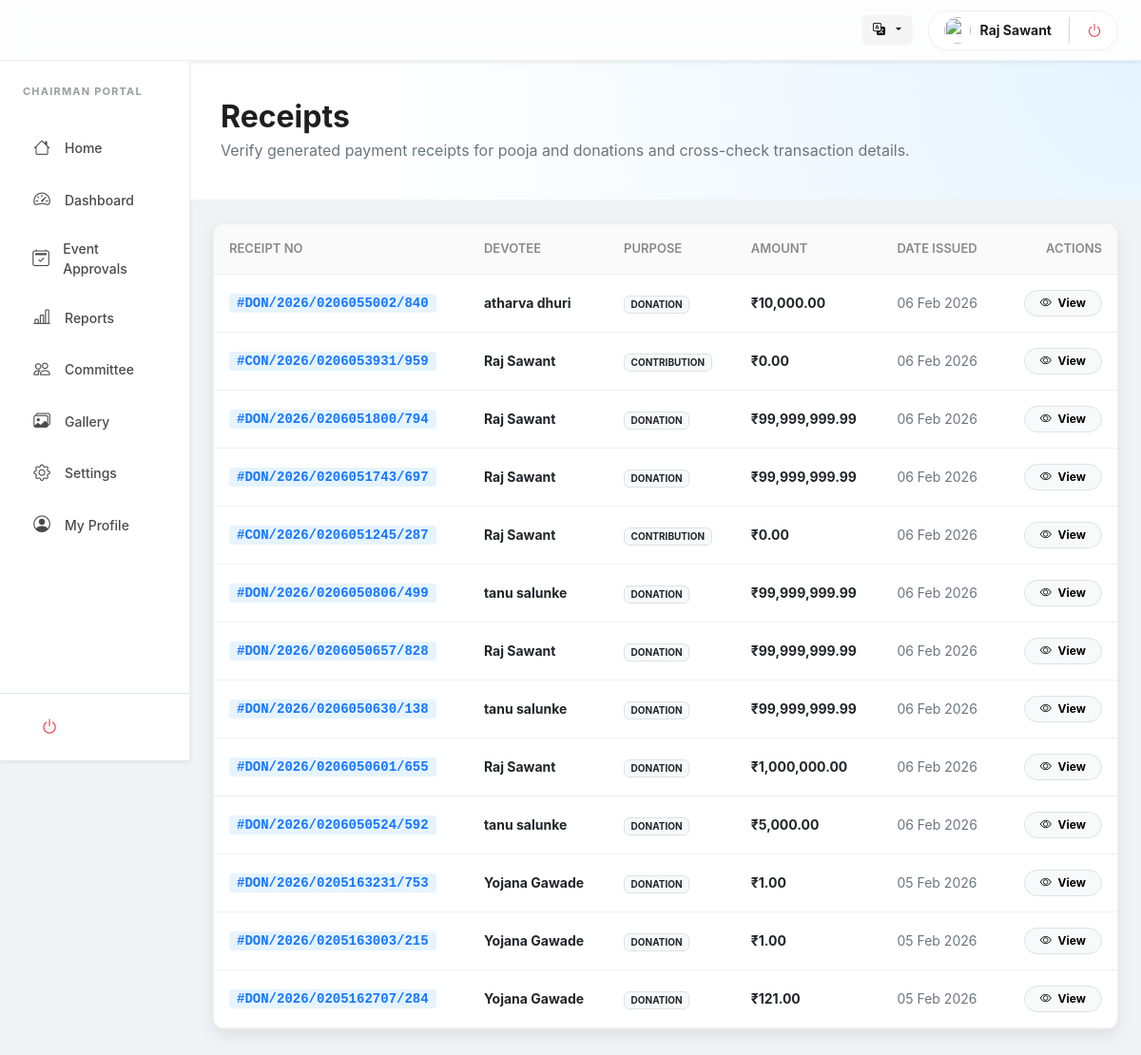
/users/chairman/receipts.php (signed in), run on the app's committed database.
### tables this page shows
CREATE TABLE `receipt` (
  `id` int(11) NOT NULL,
  `user_id` int(11) DEFAULT NULL,
  `receipt_no` varchar(50) DEFAULT NULL,
  `purpose` enum('donation','pooja','contribution') NOT NULL,
  `amount` decimal(10,2) NOT NULL DEFAULT 0.00,
  `source_table` varchar(50) NOT NULL,
  `issued_on` datetime DEFAULT current_timestamp(),
  `created_at` timestamp NOT NULL DEFAULT current_timestamp()
);

CREATE TABLE `users` (
  `id` int(11) NOT NULL,
  `first_name` varchar(100) NOT NULL,
  `last_name` varchar(100) DEFAULT NULL,
  `phone` varchar(20) DEFAULT NULL,
  `photo` varchar(255) NOT NULL,
  `email` varchar(150) NOT NULL,
  `password` varchar(255) NOT NULL,
  `created_at` timestamp NOT NULL DEFAULT current_timestamp()
);

### includes/lang.php (called while the page is built, shortened)
<?php
$lang = $_SESSION['lang']
    ?? $_COOKIE['lang']
    ?? 'en';
$langFile = __DIR__ . "/../lang/{$lang}.php";
$t = require $langFile;

### includes/user_avatar.php (called while the page is built, shortened)
<?php
function get_user_avatar_url(string $uploadsPrefix = ''): string
{
    $name = trim($_SESSION['user_name'] ?? 'User');
    $photo = $_SESSION['user_photo'] ?? '';
    if (!empty($photo)) {
        $prefix = $uploadsPrefix;
        return $prefix . 'uploads/users/' . basename($photo);
    }
    return 'https://ui-avatars.com/api/?name=' . urlencode($name ?: 'User') . '&background=random';
}

### users/chairman/receipts.php (the view, shortened to what this page needs)
<?php
require __DIR__ . '/../../config/db.php';
require __DIR__ . '/../../includes/lang.php';
require __DIR__ . '/../../includes/user_avatar.php';
$loggedInUserPhoto = get_user_avatar_url('../../');
$sql = "SELECT r.receipt_no, r.purpose, r.amount, r.issued_on, u.first_name, u.last_name
        FROM receipt r
        JOIN users u ON u.id = r.user_id
        ORDER BY r.issued_on DESC";
$result = mysqli_query($con, $sql);
?>
<!DOCTYPE html>
<html lang="<?= $lang ?>">
<head>
    <link href="https://cdn.jsdelivr.net/npm/bootstrap@5.3.0/dist/css/bootstrap.min.css" rel="stylesheet">
    <link rel="stylesheet" href="https://cdn.jsdelivr.net/npm/bootstrap-icons@1.10.5/font/bootstrap-icons.css">
</head>
<body>
    <header class="ant-header shadow-sm">
        <div class="container-fluid px-4 d-flex align-items-center justify-content-between">
            <div class="d-flex align-items-center gap-3">
                <div class="dropdown">
                    <button class="lang-btn dropdown-toggle" type="button" data-bs-toggle="dropdown">
                        <i class="bi bi-translate me-1"></i>
                    </button>
                </div>
                <div class="user-pill">
                    <img src="<?= $loggedInUserPhoto ?>" class="rounded-circle" width="28" height="28"
                        style="object-fit: cover;">
                    <span class="small fw-bold d-none d-md-inline"><?= htmlspecialchars($_SESSION['user_name']) ?></span>
                    <a href="../../auth/logout.php" class="text-danger"><i class="bi bi-power"></i></a>
                </div>
            </div>
        </div>
    </header>
    <div class="container-fluid">
        <div class="row">
            <?php include 'sidebar.php'; ?>
            <main class="col-lg-10 p-0">
                <div class="dashboard-hero">
                    <div>
                        <h2 class="fw-bold mb-1"><?php echo $t['receipts'] ?? 'Receipts'; ?></h2>
                        <p class="text-secondary mb-0">
                            Verify generated payment receipts for pooja and donations and cross-check transaction details.
                        </p>
                    </div>
                </div>
                <div class="p-4 pb-5">
                    <div class="ant-card">
                        <div class="table-responsive">
                            <table class="table ant-table mb-0">
                                <thead>
                                    <tr>
                                        <th><?php echo $t['receipt_no'] ?? 'Receipt No'; ?></th>
                                        <th><?php echo $t['devotee_contributor'] ?? 'Devotee'; ?></th>
                                        <th><?php echo $t['purpose'] ?? 'Purpose'; ?></th>
                                        <th><?php echo $t['amount'] ?? 'Amount'; ?></th>
                                        <th><?php echo $t['date_issued'] ?? 'Date Issued'; ?></th>
                                        <th class="text-end"><?php echo $t['actions'] ?? 'Actions'; ?></th>
                                    </tr>
                                </thead>
                                <tbody>
                                    <?php if (mysqli_num_rows($result) > 0): ?>
                                        <?php while ($row = mysqli_fetch_assoc($result)): ?>
                                            <tr>
                                                <td><span class="receipt-pill">#<?= htmlspecialchars($row['receipt_no']) ?></span></td>
                                                <td class="fw-bold"><?= htmlspecialchars($row['first_name'] . ' ' . $row['last_name']) ?></td>
                                                <td><span class="badge bg-light text-dark border text-uppercase" style="font-size: 10px;">
                                                        <?= htmlspecialchars($row['purpose']) ?>
                                                    </span></td>
                                                <td class="fw-bold text-dark">&#8377;<?= number_format($row['amount'], 2) ?></td>
                                                <td class="text-secondary small">
                                                    <?= date('d M Y', strtotime($row['issued_on'])) ?>
                                                </td>
                                                <td class="text-end">
                                                    <a href="../receipt/view.php?no=<?= urlencode($row['receipt_no']) ?>"
                                                        class="btn btn-light btn-sm border rounded-pill px-3 fw-bold"
                                                        style="font-size: 12px;">
                                                        <i class="bi bi-eye me-1"></i> <?php echo $t['view'] ?? 'View'; ?>
                                                    </a>
                                                </td>
                                            </tr>
                                        <?php endwhile; ?>
                                    <?php endif; ?>
                                </tbody>
                            </table>
                        </div>
                    </div>
                </div>
            </main>
        </div>
    </div>
</body>
</html>

### css/sidebar.css (style rules this page uses)
:root { --sb-width: 280px; --sb-bg: #ffffff; --sb-hover-bg: #f3f3f3; --sb-active-bg: #e6f4ff; --sb-active-text: #1677ff; --sb-text: #4a4a4a; --sb-text-hover: #000000; --sb-border-color: #f0f0f0; --sb-radius: 8px; --sb-transition: all 0.25s ease-in-out; --sb-top-offset: 0px; }

### users/chairman/receipts.php (style rules this page uses)
:root { --ant-primary: #1677ff; --ant-bg-layout: #f0f2f5; --ant-border-color: #f0f0f0; --ant-text: rgba(0, 0, 0, 0.88); --ant-text-sec: rgba(0, 0, 0, 0.45); --ant-radius: 12px; --ant-shadow: 0 6px 16px 0 rgba(0, 0, 0, 0.08); }
body { font-family: -apple-system, BlinkMacSystemFont, 'Segoe UI', Roboto, sans-serif; background-color: var(--ant-bg-layout); color: var(--ant-text); -webkit-user-select: none; user-select: none; }
.ant-header { background: rgba(255, 255, 255, 0.85); backdrop-filter: blur(12px); height: 64px; display: flex; align-items: center; border-bottom: 1px solid var(--ant-border-color); position: sticky; top: 0; z-index: 1000; }
.dashboard-hero { background: radial-gradient(circle at top right, #e6f4ff 0%, #ffffff 80%); padding: 40px 32px; border-bottom: 1px solid var(--ant-border-color); margin-bottom: 0; }
.ant-card { background: #fff; border: 1px solid var(--ant-border-color); border-radius: var(--ant-radius); box-shadow: var(--ant-shadow); overflow: hidden; }
.ant-table th { background: #fafafa; font-weight: 600; padding: 16px; font-size: 13px; color: var(--ant-text-sec); border-bottom: 1px solid var(--ant-border-color); text-transform: uppercase; }
.ant-table td { padding: 16px; border-bottom: 1px solid var(--ant-border-color); vertical-align: middle; font-size: 14px; }
.receipt-pill { font-family: monospace; background: #e6f4ff; color: var(--ant-primary); padding: 2px 8px; border-radius: 4px; font-weight: 600; }
.user-pill { background: #fff; padding: 6px 16px; border-radius: 50px; border: 1px solid var(--ant-border-color); display: flex; align-items: center; gap: 10px; box-shadow: 0 2px 4px rgba(0, 0, 0, 0.02); }
.lang-btn { border: none; background: #f5f5f5; font-size: 13px; font-weight: 600; padding: 6px 12px; border-radius: 6px; transition: 0.2s; }

### users/chairman/sidebar.php (style rules this page uses)
:root { --sb-top-offset: 64px; --sb-active-text: #1677ff; --sb-active-bg: #e6f4ff; }

### data on the page
receipt: receipt_no "DON/2026/0206055002/840", user.last_name "atharva dhuri", purpose "DONATION", amount "10,000.00", issued_on "06 Feb 2026"
receipt: receipt_no "CON/2026/0206053931/959", user.last_name "Raj Sawant", purpose "CONTRIBUTION", amount "0.00", issued_on "06 Feb 2026"
receipt: receipt_no "DON/2026/0206051800/794", user.last_name "Raj Sawant", purpose "DONATION", amount "99,999,999.99", issued_on "06 Feb 2026"
receipt: receipt_no "DON/2026/0206051743/697", user.last_name "Raj Sawant", purpose "DONATION", amount "99,999,999.99", issued_on "06 Feb 2026"
receipt: receipt_no "CON/2026/0206051245/287", user.last_name "Raj Sawant", purpose "CONTRIBUTION", amount "0.00", issued_on "06 Feb 2026"
receipt: receipt_no "DON/2026/0206050806/499", user.last_name "tanu salunke", purpose "DONATION", amount "99,999,999.99", issued_on "06 Feb 2026"
receipt: receipt_no "DON/2026/0206050657/828", user.last_name "Raj Sawant", purpose "DONATION", amount "99,999,999.99", issued_on "06 Feb 2026"
receipt: receipt_no "DON/2026/0206050630/138", user.last_name "tanu salunke", purpose "DONATION", amount "99,999,999.99", issued_on "06 Feb 2026"
receipt: receipt_no "DON/2026/0206050601/655", user.last_name "Raj Sawant", purpose "DONATION", amount "1,000,000.00", issued_on "06 Feb 2026"
receipt: receipt_no "DON/2026/0206050524/592", user.last_name "tanu salunke", purpose "DONATION", amount "5,000.00", issued_on "06 Feb 2026"
receipt: receipt_no "DON/2026/0205163231/753", user.last_name "Yojana Gawade", purpose "DONATION", amount "1.00", issued_on "05 Feb 2026"
receipt: receipt_no "DON/2026/0205163003/215", user.last_name "Yojana Gawade", purpose "DONATION", amount "1.00", issued_on "05 Feb 2026"
receipt: receipt_no "DON/2026/0205162707/284", user.last_name "Yojana Gawade", purpose "DONATION", amount "121.00", issued_on "05 Feb 2026"

### other printed values
$_SESSION['user_name'] "Raj Sawant"
$t['chairman_portal'] "CHAIRMAN PORTAL"
$t['home'] "Home"
$t['dashboard'] "Dashboard"
$t['reports'] "Reports"
$t['committee'] "Committee"
$t['gallery'] "Gallery"
$t['settings'] "Settings"
$t['my_profile'] "My Profile"
$t['receipts'] "Receipts"
$t['receipt_no'] "RECEIPT NO"
$t['devotee_contributor'] "DEVOTEE"
$t['purpose'] "PURPOSE"
$t['amount'] "AMOUNT"
$t['date_issued'] "DATE ISSUED"
